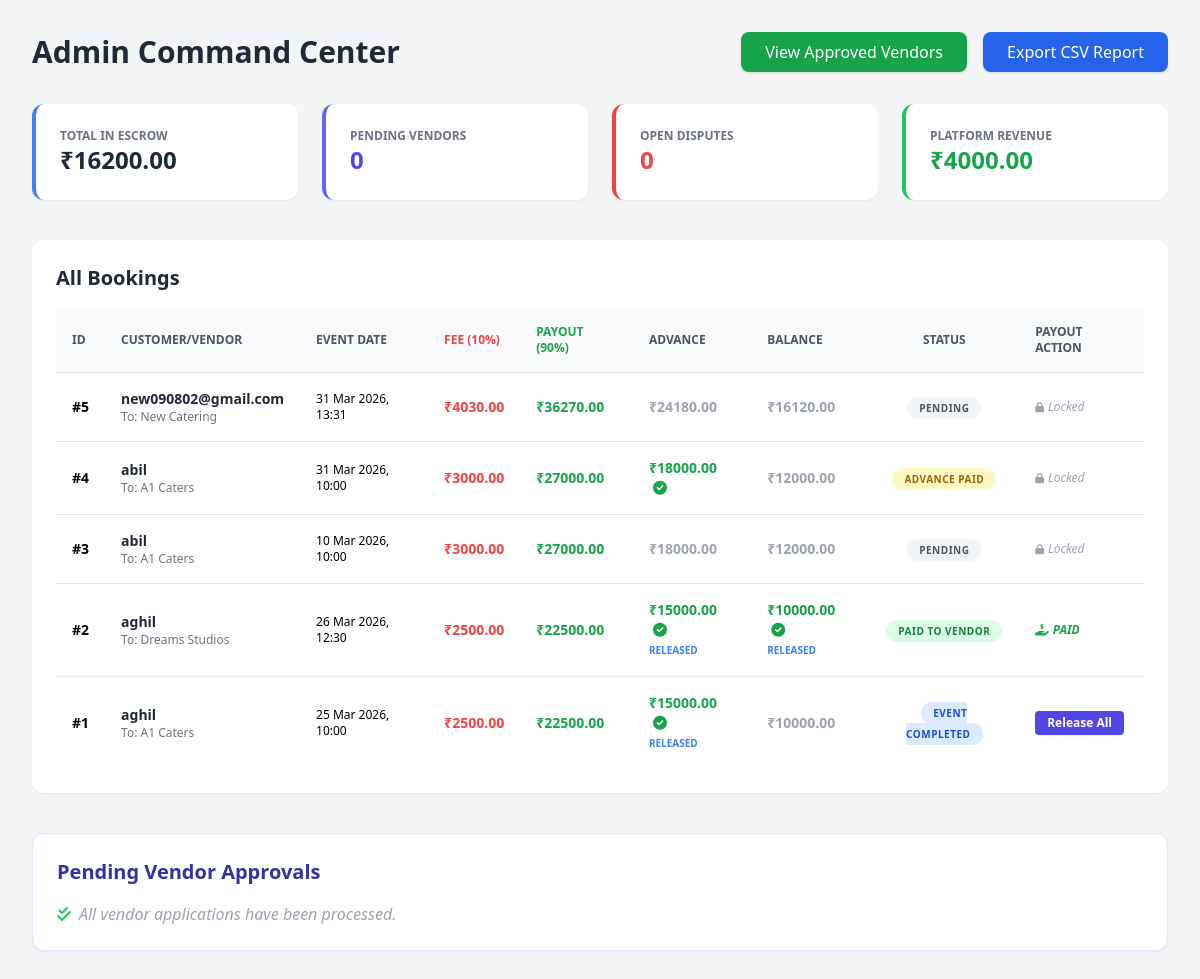
The app's page /hq/dashboard/ (signed in) with its own data.
### core/models.py (models this page shows, shortened)
class Booking(models.Model):
    STATUS_CHOICES = (
        ('pending', 'Pending'),
        ('confirmed', 'Advance Paid'),
        ('completed', 'Event Completed'),
        ('released', 'Paid to Vendor'),
        ('disputed', 'Disputed'),
        ('cancelled', 'Cancelled'),
    )
    customer = models.ForeignKey(User, on_delete=models.CASCADE)
    vendor = models.ForeignKey(Vendor, on_delete=models.CASCADE)
    event_datetime = models.DateTimeField()
    event_venue_name = models.CharField(max_length=255)
    event_address = models.TextField()
    event_city = models.CharField(max_length=100)
    event_pincode = models.CharField(max_length=10)
    pickup_location = models.CharField(max_length=255, null=True, blank=True)
    drop_location = models.CharField(max_length=255, null=True, blank=True)
    selected_vehicle = models.ForeignKey(VendorVehicle, on_delete=models.SET_NULL, null=True, blank=True)
    estimated_kilometers = models.PositiveIntegerField(null=True, blank=True)
    customer_phone = models.CharField(max_length=15, null=True, blank=True)
    guest_count = models.PositiveIntegerField(null=True, blank=True)
    food_type_selected = models.CharField(max_length=100, null=True, blank=True)
    total_amount = models.DecimalField(max_digits=10, decimal_places=2)
    advance_amount = models.DecimalField(max_digits=10, decimal_places=2, default=0)
    balance_amount = models.DecimalField(max_digits=10, decimal_places=2, default=0)
    advance_order_id = models.CharField(max_length=200, null=True, blank=True)
    balance_order_id = models.CharField(max_length=200, null=True, blank=True)
    advance_payment_id = models.CharField(max_length=255, blank=True, null=True)
    balance_payment_id = models.CharField(max_length=255, blank=True, null=True)
    advance_paid = models.BooleanField(default=False)
    balance_paid = models.BooleanField(default=False)
    status = models.CharField(max_length=20, choices=STATUS_CHOICES, default="pending")
    withdraw_requested = models.BooleanField(default=False)
    refund_amount = models.DecimalField(max_digits=10, decimal_places=2, default=Decimal('0.00'))
    advance_released = models.BooleanField(default=False)
    balance_released = models.BooleanField(default=False)
    payout_released = models.BooleanField(default=False)
    payout_date = models.DateTimeField(null=True, blank=True)
    def commission(self):
        return (self.total_amount * Decimal('0.10')).quantize(Decimal('0.01'))
    def vendor_payout(self):
        return (self.total_amount * Decimal('0.90')).quantize(Decimal('0.01'))

class User(AbstractUser):
    ROLE_CHOICES = (
        ('customer', 'Customer'),
        ('vendor', 'Vendor'),
        ('admin', 'Admin'),
    )
    role = models.CharField(max_length=10, choices=ROLE_CHOICES, default='customer')
    phone = models.CharField(max_length=15, unique=True, null=True, blank=True)
    email = models.EmailField(unique=True)

class Vendor(models.Model):
    user = models.OneToOneField(User, on_delete=models.CASCADE, related_name='vendor_profile')
    business_name = models.CharField(max_length=255)
    category = models.ForeignKey(Category, on_delete=models.SET_NULL, null=True)
    location = models.CharField(max_length=255)
    base_price = models.DecimalField(
        max_digits=10,
        decimal_places=2,
        null=True,
        blank=True,
        help_text="General starting price"
    )
    price_per_plate = models.DecimalField(
        max_digits=10,
        decimal_places=2,
        null=True,
        blank=True,
        help_text="For Caterers: Price per person"
    )
    is_caterer = models.BooleanField(default=False)
    is_available = models.BooleanField(default=True, help_text="Is the vendor currently accepting new bookings?")
    is_verified = models.BooleanField(default=False)
    profile_pic = models.ImageField(upload_to='profiles/')
    service_image = models.ImageField(upload_to='services/')
    id_proof = models.FileField(upload_to='docs/')
    created_at = models.DateTimeField(auto_now_add=True)
    phone_regex = RegexValidator(
        regex=r'^\+?\d{9,15}$',
        message="Enter a valid phone number (e.g. +919876543210). Up to 15 digits allowed."
    )
    phone = models.CharField(
        validators=[phone_regex],
        max_length=17,
        blank=True,
        null=True
    )

### core/views.py (the view)
        def wrapper(request, *args, **kwargs):
            if request.user.is_authenticated and request.user.role == role:
                return view_func(request, *args, **kwargs)
            return HttpResponseForbidden("You are not authorized to view this page")

### core/views.py (called while the page is built)
def role_required(role):
    def decorator(view_func):
        def wrapper(request, *args, **kwargs):
            if request.user.is_authenticated and request.user.role == role:
                return view_func(request, *args, **kwargs)
            return HttpResponseForbidden("You are not authorized to view this page")
        return wrapper
    return decorator

### templates/admin_dashboard.html (shortened to what this page needs)
<!DOCTYPE html>
<html lang="en">
<head>
    <script src="https://cdn.tailwindcss.com"></script>
    <link rel="stylesheet" href="https://cdnjs.cloudflare.com/ajax/libs/font-awesome/6.0.0/css/all.min.css">
</head>
<body class="bg-gray-100 p-8">
    <div class="max-w-7xl mx-auto">
        <div class="flex justify-between items-center mb-8">
            <h1 class="text-3xl font-bold text-gray-800">Admin Command Center</h1>
            <div class="flex gap-4">
                <a href="{% url 'approved_vendors' %}" class="bg-green-600 hover:bg-green-700 text-white px-6 py-2 rounded-lg shadow transition">
                    View Approved Vendors
                </a>
                <a href="{% url 'export_bookings_csv' %}" class="bg-blue-600 hover:bg-blue-700 text-white px-6 py-2 rounded-lg shadow transition">
                    Export CSV Report
                </a>
            </div>
        </div>
        <div class="grid grid-cols-1 md:grid-cols-4 gap-6 mb-10">
            <div class="bg-white p-6 rounded-xl shadow-sm border-l-4 border-blue-500">
                <p class="text-sm text-gray-500 uppercase font-bold text-xs">Total In Escrow</p>
                <h2 class="text-2xl font-bold text-gray-800">₹{{ total_escrow_balance|floatformat:2 }}</h2>
            </div>
            <div class="bg-white p-6 rounded-xl shadow-sm border-l-4 border-indigo-500">
                <p class="text-sm text-gray-500 uppercase font-bold text-xs">Pending Vendors</p>
                <h2 class="text-2xl font-bold text-indigo-600">{{ pending_vendors.count }}</h2>
            </div>
            <div class="bg-white p-6 rounded-xl shadow-sm border-l-4 border-red-500">
                <p class="text-sm text-gray-500 uppercase font-bold text-xs">Open Disputes</p>
                <h2 class="text-2xl font-bold text-red-500">{{ active_disputes_count }}</h2>
            </div>
            <div class="bg-white p-6 rounded-xl shadow-sm border-l-4 border-green-500">
                <p class="text-sm text-gray-500 uppercase font-bold text-xs">Platform Revenue</p>
                <h2 class="text-2xl font-bold text-green-600">₹{{ platform_fees|floatformat:2 }}</h2>
            </div>
        </div>
        <div class="bg-white rounded-xl shadow-sm mb-10 p-6">
            <h2 class="text-xl font-bold mb-4 text-gray-800">All Bookings</h2>
            <div class="overflow-x-auto">
                <table class="w-full text-left border-collapse">
                    <thead class="bg-gray-50 text-gray-600 uppercase text-xs">
                        <tr>
                            <th class="p-4 border-b">ID</th>
                            <th class="p-4 border-b">Customer/Vendor</th>
                            <th class="p-4 border-b">Event Date</th>
                            <th class="p-4 border-b text-red-500">Fee (10%)</th>
                            <th class="p-4 border-b text-green-600">Payout (90%)</th>
                            <th class="p-4 border-b">Advance</th>
                            <th class="p-4 border-b">Balance</th>
                            <th class="p-4 border-b text-center">Status</th>
                            <th class="p-4 border-b">Payout Action</th>
                        </tr>
                    </thead>
                    <tbody class="text-sm">
                        {% for booking in bookings %}
                        <tr class="border-t hover:bg-gray-50 transition">
                            <td class="p-4 font-bold">#{{ booking.id }}</td>
                            <td class="p-4">
                                <div class="font-semibold text-gray-800">{{ booking.customer.username }}</div>
                                <div class="text-xs text-gray-500">To: {{ booking.vendor.business_name }}</div>
                            </td>
                            <td class="p-4 text-xs">{{ booking.event_datetime|date:"d M Y, H:i" }}</td>
                            <td class="p-4 text-red-500 font-bold">₹{{ booking.commission }}</td>
                            <td class="p-4 text-green-600 font-bold">₹{{ booking.vendor_payout }}</td>
                            <td class="p-4">
                                <div class="flex flex-col">
                                    <span class="{% if booking.advance_paid %}text-green-600{% else %}text-gray-400{% endif %} font-semibold">
                                        ₹{{ booking.advance_amount }}
                                        {% if booking.advance_paid %}<i class="fas fa-check-circle ml-1"></i>{% endif %}
                                    </span>
                                    {% if booking.advance_released %}
                                        <span class="text-[10px] text-blue-500 font-bold uppercase">Released</span>
                                    {% endif %}
                                </div>
                            </td>
                            <td class="p-4">
                                <div class="flex flex-col">
                                    <span class="{% if booking.balance_paid %}text-green-600{% else %}text-gray-400{% endif %} font-semibold">
                                        ₹{{ booking.balance_amount }}
                                        {% if booking.balance_paid %}<i class="fas fa-check-circle ml-1"></i>{% endif %}
                                    </span>
                                    {% if booking.balance_released %}
                                        <span class="text-[10px] text-blue-500 font-bold uppercase">Released</span>
                                    {% endif %}
                                </div>
                            </td>
                            <td class="p-4 text-center">
                                <span class="px-3 py-1 rounded-full text-[10px] font-bold uppercase tracking-wider
                                {% if booking.status == 'pending' %} bg-gray-100 text-gray-600
                                {% elif booking.status == 'confirmed' %} bg-yellow-100 text-yellow-700
                                {% elif booking.status == 'completed' %} bg-blue-100 text-blue-700
                                {% elif booking.status == 'released' %} bg-green-100 text-green-700
                                {% elif booking.status == 'disputed' %} bg-red-100 text-red-700
                                {% elif booking.status == 'cancelled' %} bg-black text-white
                                {% endif %}">
                                    {{ booking.get_status_display }}
                                </span>
                            </td>
                            <td class="p-4">
                                {% if booking.status == 'completed' and not booking.payout_released %}
                                    <form method="POST" action="{% url 'release_payment' booking.id %}" onsubmit="return confirm('Release funds to vendor?')">
                                        <button class="bg-indigo-600 hover:bg-indigo-700 text-white px-3 py-1 rounded shadow-sm text-xs font-bold transition">
                                            Release All
                                        </button>
                                    </form>
                                {% elif booking.payout_released %}
                                    <span class="text-green-600 font-bold text-xs uppercase italic flex items-center">
                                        <i class="fas fa-hand-holding-usd mr-1"></i> Paid
                                    </span>
                                {% else %}
                                    <span class="text-gray-400 text-xs italic flex items-center">
                                        <i class="fas fa-lock mr-1 text-[10px]"></i> Locked
                                    </span>
                                {% endif %}
                            </td>
                        </tr>
                        {% empty %}
                        <tr><td colspan="9" class="p-8 text-center text-gray-400 italic">No bookings recorded in the system.</td></tr>
                        {% endfor %}
                    </tbody>
                </table>
            </div>
        </div>
        <div class="bg-white rounded-xl shadow-sm p-6 border border-indigo-100">
            <h2 class="text-xl font-bold mb-4 text-indigo-800">Pending Vendor Approvals</h2>
            {% if pending_vendors %}
                <div class="grid grid-cols-1 md:grid-cols-2 gap-4">
                {% for vendor in pending_vendors %}
                    <div class="flex items-center justify-between p-4 border rounded-lg hover:border-indigo-300 transition bg-indigo-50/30">
                        <div class="flex items-center gap-4">
                            {% if vendor.profile_pic %}
                                <img src="{{ vendor.profile_pic.url }}" class="w-12 h-12 rounded-full object-cover border-2 border-white shadow-sm">
                            {% endif %}
                            <div>
                                <h3 class="font-bold text-gray-800">{{ vendor.business_name }}</h3>
                                <p class="text-xs text-gray-500">{{ vendor.category.name }} | {{ vendor.location }}</p>
                                <a href="{{ vendor.id_proof.url }}" target="_blank" class="text-indigo-600 text-[10px] font-bold hover:underline uppercase tracking-tighter">Verify Documents →</a>
                            </div>
                        </div>
                        <form action="{% url 'approve_vendor' vendor.id %}" method="POST">
                            {% csrf_token %}
                            <button class="bg-indigo-600 hover:bg-indigo-700 text-white px-4 py-2 rounded-lg text-xs font-bold transition shadow-sm">
                                Approve
                            </button>
                        </form>
                    </div>
                {% endfor %}
                </div>
            {% else %}
                <div class="flex items-center gap-2 text-gray-400 italic">
                    <i class="fas fa-check-double text-green-500"></i>
                    <p>All vendor applications have been processed.</p>
                </div>
            {% endif %}
        </div>
    </div>
</body>
</html>

### records on screen
Booking: id "5", customer.username "new090802@gmail.com", vendor.business_name "New Catering", event_datetime "31 Mar 2026, 13:31", commission "4030.00", vendor_payout "36270.00", advance_amount "24180.00", balance_amount "16120.00", status "PENDING", payout_released False (drawn)
Booking: id "4", customer.username "abil", vendor.business_name "A1 Caters", event_datetime "31 Mar 2026, 10:00", commission "3000.00", vendor_payout "27000.00", advance_amount "18000.00", advance_paid True (drawn), balance_amount "12000.00", status "ADVANCE PAID", payout_released False (drawn)
Booking: id "3", customer.username "abil", vendor.business_name "A1 Caters", event_datetime "10 Mar 2026, 10:00", commission "3000.00", vendor_payout "27000.00", advance_amount "18000.00", balance_amount "12000.00", status "PENDING", payout_released False (drawn)
Booking: id "2", customer.username "aghil", vendor.business_name "Dreams Studios", event_datetime "26 Mar 2026, 12:30", commission "2500.00", vendor_payout "22500.00", advance_amount "15000.00", advance_paid True (drawn), advance_released "RELEASED", balance_amount "10000.00", balance_paid True (drawn), balance_released "RELEASED", status "PAID TO VENDOR", payout_released True (drawn)
Booking: id "1", customer.username "aghil", vendor.business_name "A1 Caters", event_datetime "25 Mar 2026, 10:00", commission "2500.00", vendor_payout "22500.00", advance_amount "15000.00", advance_paid True (drawn), advance_released "RELEASED", balance_amount "10000.00", status "EVENT COMPLETED", payout_released "Release All"

### other values on screen
{{ total_escrow_balance|floatformat:2 }} "16200.00"
{{ pending_vendors.count }} "0"
{{ active_disputes_count }} "0"
{{ platform_fees|floatformat:2 }} "4000.00"
